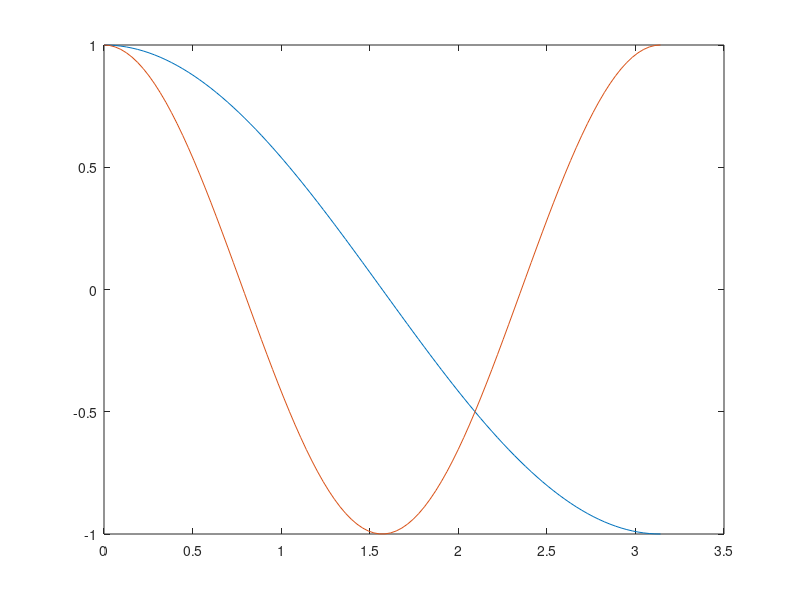

This figure's MATLAB source: (Note: this script raises an error after producing the figure.)
%=============================================================================
% Copyright (c) 2016-present Allan CORNET (Nelson)
%=============================================================================
% This file is part of the Nelson.
%=============================================================================
% LICENCE_BLOCK_BEGIN
% SPDX-License-Identifier: LGPL-3.0-or-later
% LICENCE_BLOCK_END
%=============================================================================
% <--ADV-CLI MODE-->
%=============================================================================
f = figure();
x = linspace(0,pi);
y1 = cos(x);
plot(x, y1)
hold on 
y2 = cos(2*x);
plot(x, y2)
L = legend('cos(x)','cos(2x)')
legend('off')
legend('cos(x)','cos(2x)', 'location', 'N')
legend('off')
legend('cos(x)','cos(2x)', 'location', 'S')
legend('off')
legend('cos(x)','cos(2x)', 'location', 'W')
legend('off')
legend('cos(x)','cos(2x)', 'location', 'E')
legend('off')
legend('cos(x)','cos(2x)', 'location', 'NE')
legend('off')
legend('cos(x)','cos(2x)', 'location', 'NW')
legend('off')
legend('cos(x)','cos(2x)', 'location', 'SE')
legend('off')
legend('cos(x)','cos(2x)', 'location', 'SW')
legend('off')
%=============================================================================
